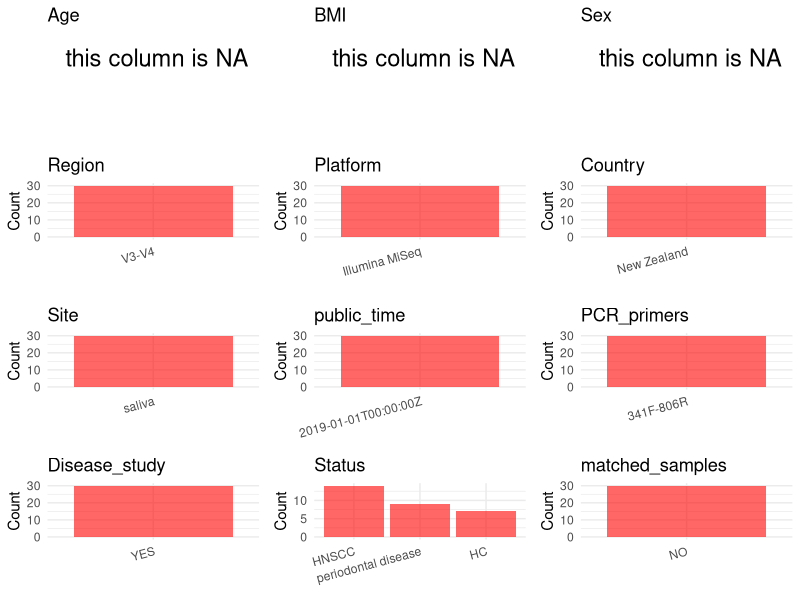

Source code (R): (Note: this script raises an error after producing the figure.)
## ---- chunk 1
library(tidyverse)
library(ggplot2)
library(cowplot)

setwd("C:/Users/zyc/Desktop/oral_project/PRJNA421234")
initial_meta <- read.csv("SraRunTable.csv", header = TRUE) 
head(initial_meta)
## ---- chunk 2
metadata <- data.frame(
  BioProject = initial_meta$BioProject,
  Run = initial_meta$Run,
  sample_name = initial_meta$Sample.Name,
  Age = NA, 
  BMI = NA,  
  Sex = NA,
  Platform = initial_meta$Instrument,
  Country = initial_meta$geo_loc_name_country,
  Site = initial_meta$isolation_source,
  public_time = initial_meta$ReleaseDate,
  stringsAsFactors = FALSE
)
## ---- chunk 3
 # metadata <- metadata %>%
 #  mutate(Sex = recode(Sex, "female" = "F", "male" = "M"))
metadata <-metadata%>%
  mutate(Status = sapply(str_split(sample_name, "_"), function(x) head(x, 1)))%>%
  mutate(Status = str_remove_all(Status,"[^A-Za-z]"))%>%
  mutate(Status = case_when(
    Status == "SALIVA" ~ "HC",
    Status == "OM" ~ "HNSCC",
    TRUE ~ "periodontal disease"
  ))
## ---- chunk 4
metadata$matched_samples = "NO"
metadata$Region = "V3-V4"
metadata$title <- "The Clinical Potential of Oral Microbiota as a Screening Tool for Oral Squamous Cell Carcinomas"
metadata$Disease_study <- "YES"
metadata$PCR_primers <- "341F-806R"
head(metadata)
## ---- chunk 5
print(paste("Number of unique runs:", length(unique(metadata$Run))))
print(paste("Number of unique sample names:", length(unique(metadata$sample_name))))
## ---- chunk 6
plot_data <- metadata %>%
  select(-BioProject, -Run, -sample_name, -title)

# Function to create simple plots for each column
create_simple_plots <- function(data) {
  plots <- list()
  
  for (col in colnames(data)) {
    # Check if the column is all NA
    if (all(is.na(data[[col]]))) {
      # Create an empty plot with text indicating all NA
      p <- ggplot() +
        annotate("text", x = 0.5, y = 0.5, label = "this column is NA", size = 6) +
        labs(title = col) +
        theme_void()
    } else if (is.numeric(data[[col]])) {
      # Numeric variable: histogram
      p <- ggplot(data, aes(x = .data[[col]])) +
        geom_histogram(fill = "blue", alpha = 0.6, bins = 20, na.rm = T) +
        labs(title = col) +
        theme_minimal()
    } else {
      # Categorical variable: bar plot (remove NA values)
      count_data <- as.data.frame(table(data[[col]], useNA = "ifany"))
      p <- ggplot(count_data, aes(x = reorder(Var1, -Freq), y = Freq)) +
        geom_col(fill = "red", alpha = 0.6) +
        labs(title = col, x = NULL, y = "Count") +
        theme_minimal() +
        theme(axis.text.x = element_text(angle = 15, hjust = 1))
    }
    plots[[col]] <- p
  }
  
  return(plots)
}


plots <- create_simple_plots(plot_data)
p<-plot_grid(plots$Age, 
          plots$BMI, 
          plots$Sex, 
          plots$Region, 
          plots$Platform, 
          plots$Country, 
          plots$Site,
          plots$public_time, 
          plots$PCR_primers,
          plots$Disease_study,
          plots$Status,
          plots$matched_samples,# add 
          ncol = 3, align = "hv", axis = "lb")
ggsave("Metadata_Summary.png", plot = p, width = 8, height = 6, dpi = 150)


## ---- chunk 7
knitr::include_graphics("Metadata_Summary.png")
## ---- chunk 8
metadata <- metadata[, c(
  "BioProject", "Run", "sample_name", "Age", "BMI", "Sex", 
  "Region", "Platform", "Country", "Site", "public_time", 
  "PCR_primers", "title", "Disease_study", "Status","matched_samples"
)]

write.csv(metadata, file = "metadata.csv", quote = FALSE)
